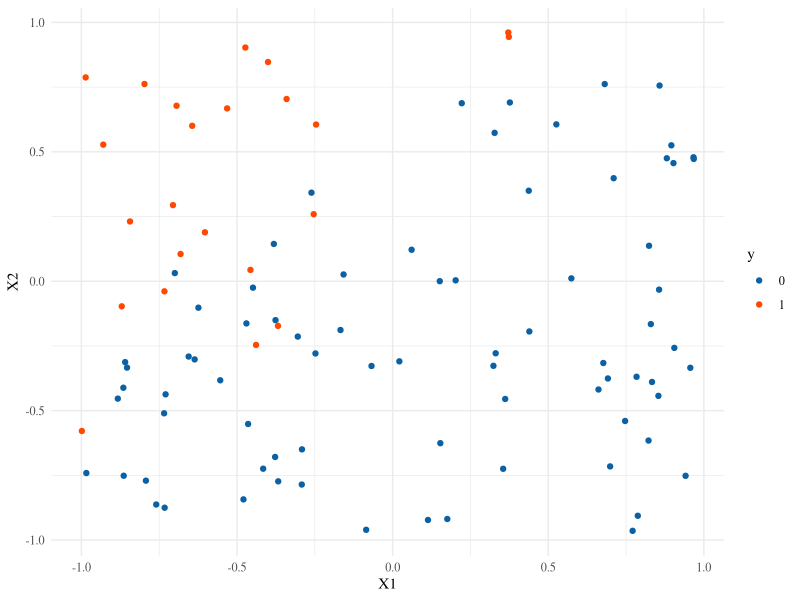
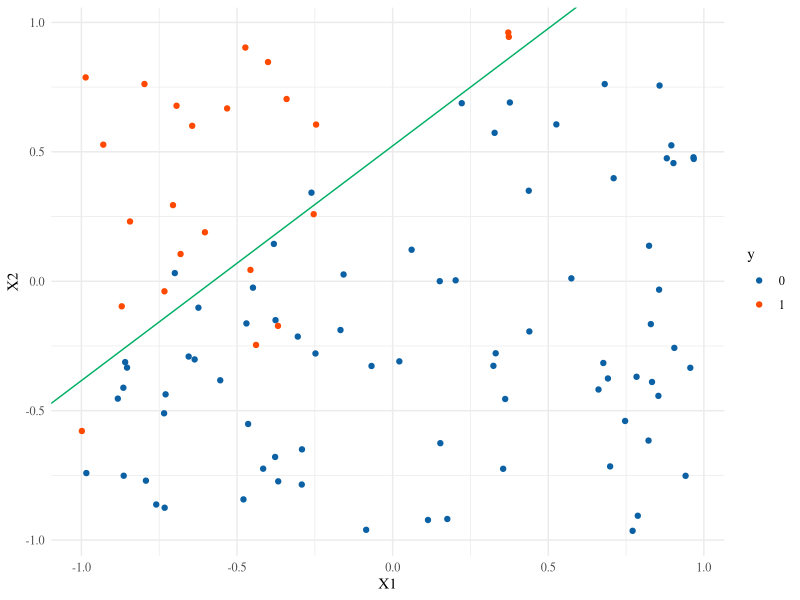
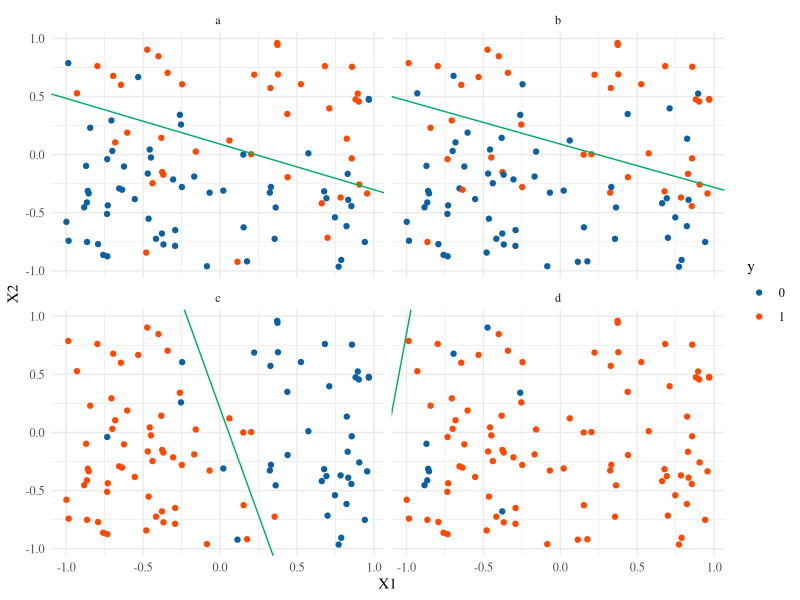
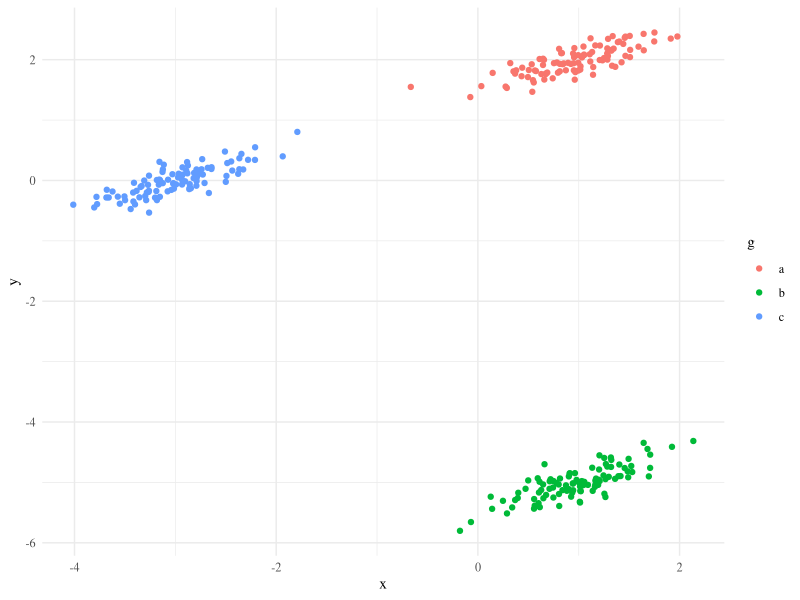
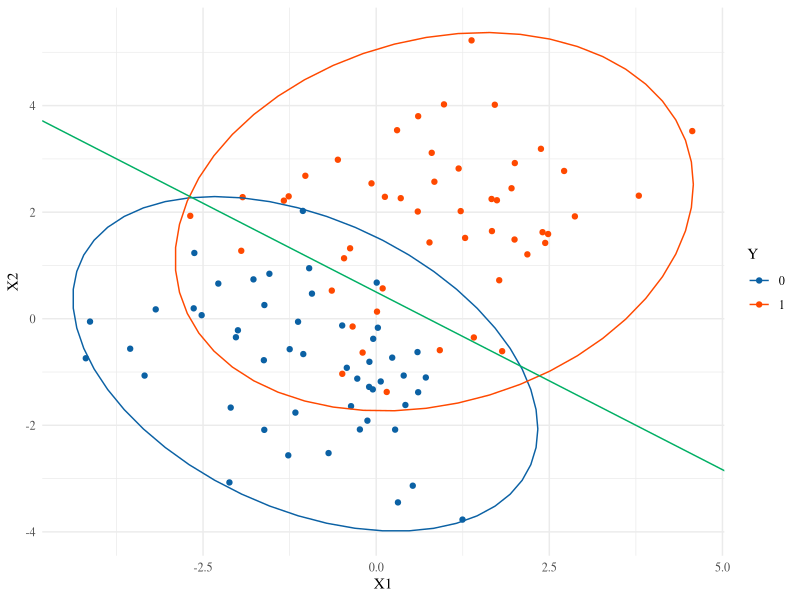
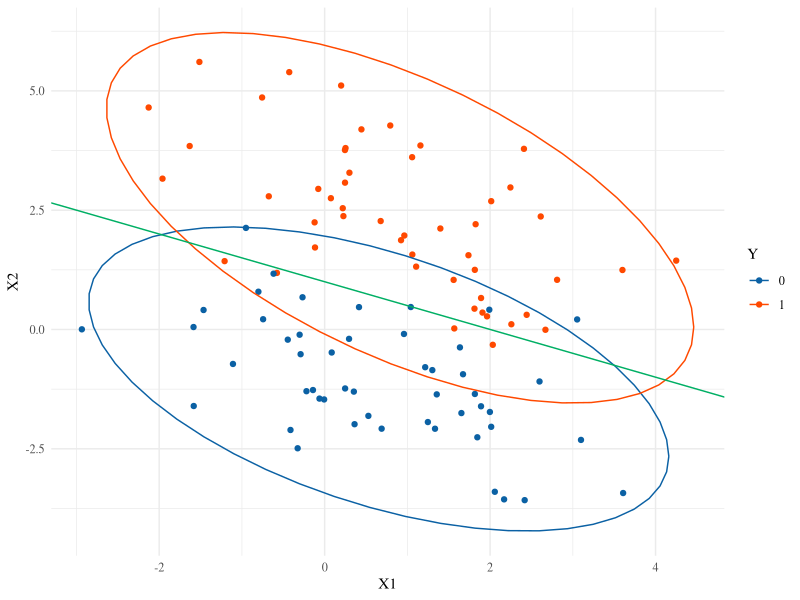
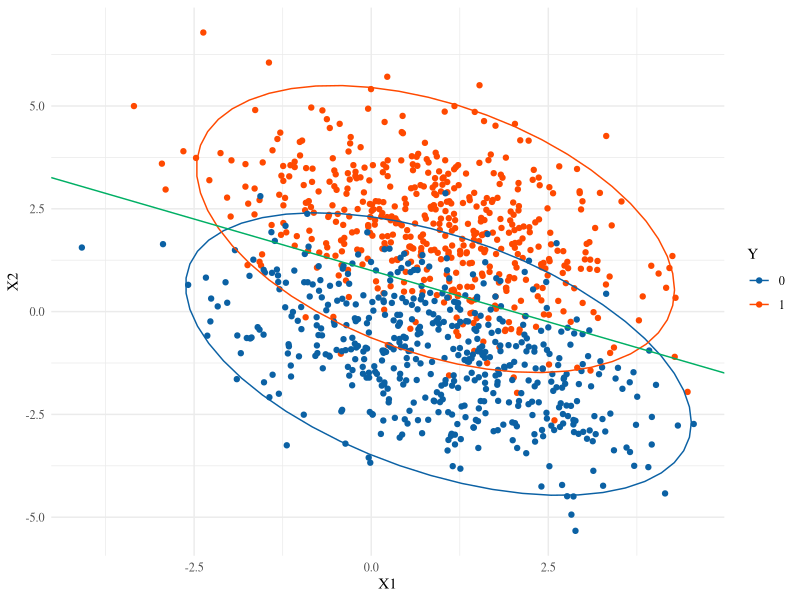
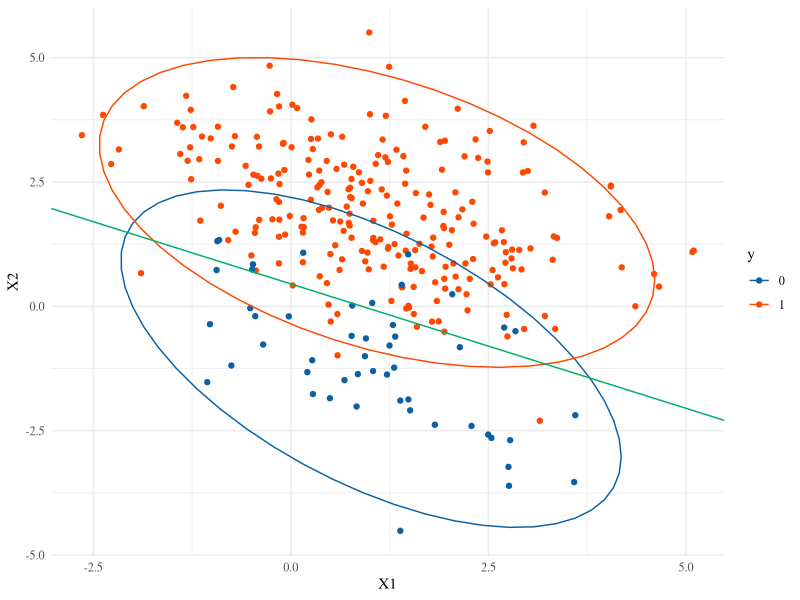

The R script that drew these images, in order:
## ---- chunk 1
knitr::opts_chunk$set(message=FALSE, warning=FALSE,
               fig.align='center',fig.width=10,
               fig.height=6, cache=TRUE, autodep = TRUE)
library(tidyverse)
theme_set(theme_minimal(base_family="Times"))
green = '#00AF64'
blue = '#0B61A4'
red = '#FF4900'
orange = '#FF9200'
colvec = c(green,blue,red,orange)
## ---- chunk 2
set.seed(2018-03-30)
logit <- function(z) log(z)-log(1-z)
ilogit <- function(z) exp(z)/(1+exp(z))

sim.logistic <- function(X, beta0, beta) {
  linear.parts = beta0 + X%*%beta 
  y = as.factor(rbinom(nrow(X), size=1, prob=ilogit(linear.parts)))
  data.frame(y,X)
}
X <- matrix(runif(100*2, min=-1,max=1),ncol=2)
df = sim.logistic(X, -2.5, c(-5,5))
## ---- chunk 3
g <- ggplot(df, aes(X1,X2,color=y)) + geom_point() +
  scale_color_manual(values=c(blue,red))
g
log.lm = glm(y~.,data=df, family='binomial')
summary(log.lm)
## ---- chunk 4
cc = coefficients(log.lm)
g + geom_abline(intercept = -cc[1]/cc[3], slope = -cc[2]/cc[3], color=green)
## ---- chunk 5
decision.boundary <- function(ddd){
  cc = coefficients(glm(y~X1+X2,data=ddd,family='binomial'))
  return(data.frame(intercept=-cc[1]/cc[3],slope=-cc[2]/cc[3]))
}
newdf = list()
for(i in 1:4) newdf[[i]] = sim.logistic(X, rnorm(1), rnorm(2,sd=3))
names(newdf) = letters[1:4]
newdf = data.table::rbindlist(newdf, idcol="index") %>% group_by(index)
dbs = newdf %>% do(decision.boundary(.))
ggplot(newdf, aes(X1,X2,color=y)) + geom_point() +
  scale_color_manual(values=c(blue,red)) + facet_wrap(~index) +
  geom_abline(mapping=aes(intercept=intercept, slope=slope),data=dbs,color=green)
dbs
## ---- chunk 6
Sigma = matrix(c(2,.7,.7,1),2)
xy = matrix(rnorm(300*2,sd=.2),ncol=2) %*% Sigma + rep(c(1,1,-3,2,-5,0),each=100)
normals = tibble(g = rep(letters[1:3],each=100), x=xy[,1], y=xy[,2])
ggplot(normals, aes(x=x,y=y,color=g)) + geom_point()
## ---- chunk 7
library(mvtnorm)
n = 100
pi1 = 0.5
n1 = floor(n*pi1); n0 = n-n1
mu1 = c(1,2); mu0 = c(-1,-1)
Sigma = 2*diag(2)
X1 = rmvnorm(n1, mu1, Sigma) 
X2 = rmvnorm(n0, mu0, Sigma)
X = rbind(X1,X2)
Y = factor(c(rep(1,n1),rep(0,n0)))
df = data.frame(Y,X)
## ---- chunk 8
g <- ggplot(df, aes(X1,X2,color=Y)) + geom_point() + scale_color_manual(values=c(blue,red))
Sinv = solve(Sigma)
slope.vec = t(mu1-mu0) %*% Sinv
intercept = 0.5*(t(mu0) %*% Sinv %*% mu0 - t(mu1) %*% Sinv %*% mu1)
g + stat_ellipse(type='norm') + # these are estimated, not the truth
  geom_abline(intercept = -intercept/slope.vec[2], 
              slope = -slope.vec[1]/slope.vec[2], color=green)
## ---- chunk 9
mu1 = c(1,2); mu0 = c(1,-1)
Sigma = 2*matrix(c(1,-.5,-.5,1),2)
X1 = rmvnorm(n1, mu1, Sigma) 
X2 = rmvnorm(n0, mu0, Sigma)
X = rbind(X1,X2)
Y = factor(c(rep(1,n1),rep(0,n0)))
df = data.frame(Y,X)
Sinv = solve(Sigma)
slope.vec = t(mu1-mu0) %*% Sinv
intercept = 0.5*(t(mu0) %*% Sinv %*% mu0 - t(mu1) %*% Sinv %*% mu1)
ggplot(df, aes(X1,X2,color=Y)) + geom_point() + scale_color_manual(values=c(blue,red)) +
  stat_ellipse(type='norm') + 
  geom_abline(intercept = -intercept/slope.vec[2], 
              slope = -slope.vec[1]/slope.vec[2], color=green)
## ---- chunk 10
n1=500; n0=500
X1 = rmvnorm(n1, mu1, Sigma) 
X2 = rmvnorm(n0, mu0, Sigma)
X = rbind(X1,X2)
Y = factor(c(rep(1,n1),rep(0,n0)))
df = data.frame(Y,X)
Sinv = solve(Sigma)
slope.vec = t(mu1-mu0) %*% Sinv
intercept = 0.5*(t(mu0) %*% Sinv %*% mu0 - t(mu1) %*% Sinv %*% mu1)
ggplot(df, aes(X1,X2,color=Y)) + geom_point() + scale_color_manual(values=c(blue,red)) +
  stat_ellipse(type='norm') + 
  geom_abline(intercept = -intercept/slope.vec[2], 
              slope = -slope.vec[1]/slope.vec[2], color=green)
## ---- chunk 11
n1=250; n0=50
X1 = rmvnorm(n1, mu1, Sigma) 
X2 = rmvnorm(n0, mu0, Sigma)
X = rbind(X1,X2)
y = factor(c(rep(1,n1),rep(0,n0)))
df = data.frame(y,X)
Sinv = solve(Sigma)
slope.vec = t(mu1-mu0) %*% Sinv
intercept = 0.5*(t(mu0) %*% Sinv %*% mu0 - t(mu1) %*% Sinv %*% mu1) + log(.75) - log(.25)
ggplot(df, aes(X1,X2,color=y)) + geom_point() + scale_color_manual(values=c(blue,red)) +
  stat_ellipse(type='norm') + 
  geom_abline(intercept = -intercept/slope.vec[2], 
              slope = -slope.vec[1]/slope.vec[2], color=green)
## ---- chunk 12
lda.disc <- function(fit,df){
  pi0 = fit$prior[1]
  pi1 = fit$prior[2]
  mu0 = fit$means[1,]
  mu1 = fit$means[2,]
  S = pi0*cov(filter(df,y==0)[,-1]) + pi1*cov(filter(df,y==1)[,-1])
  Sinv = solve(S)
  slope.vec = t(mu1-mu0) %*% Sinv
  intercept = 0.5*(t(mu0) %*% Sinv %*% mu0 - t(mu1) %*% Sinv %*% mu1) + log(.75) - log(.25)
  int = -intercept/slope.vec[2]
  sl = -slope.vec[1]/slope.vec[2]
  return(data.frame(intercept=int,slope=sl))
}
## ---- chunk 13
library(MASS)
lda.fit = lda(y~X1+X2, data=df) 
sl.int = lda.disc(lda.fit,df)
log.bd = decision.boundary(df)
truth = data.frame(intercept=-intercept/slope.vec[2], slope=-slope.vec[1]/slope.vec[2])
dfa = rbind(sl.int,log.bd,truth)
dfa$discriminant = c('lda','logistic','truth')
ggplot(df, aes(X1,X2,color=y)) + geom_point() + scale_color_brewer(palette = 'Set1')+
  stat_ellipse(type='norm') + 
  geom_abline(mapping=aes(intercept=intercept, slope=slope,color=discriminant),data=dfa)
## ---- chunk 14
# Generate data
n1=50; n0=50
Sigma1 = matrix(c(2,.8,.8,1),2)
Sigma0 = matrix(c(1,-.5,-.5,2),2)
X1 = rmvnorm(n1, mu1, Sigma1) 
X2 = rmvnorm(n0, mu0, Sigma0)
X = rbind(X1,X2)
y = factor(c(rep(1,n1),rep(0,n0)))
df = data.frame(y,X)
library(MASS)
qda.fit = qda(y~X1+X2, data=df)
lda.fit = lda(y~X1+X2, data=df)
## ---- chunk 15
pred.grid = expand.grid(X1=seq(min(df$X1),max(df$X1),len=100),
                        X2=seq(min(df$X2),max(df$X2),len=100))
pred.grid$qda = predict(qda.fit, newdata=pred.grid)$class
pred.grid$lda = predict(lda.fit, newdata=pred.grid)$class
pg = gather(pred.grid,key='key',value='predictions',-c(X1,X2))
ggplot(pg, aes(X1,X2)) + geom_raster(aes(fill=predictions)) +
  facet_wrap(~key) + scale_fill_brewer()+
  geom_point(data=df,mapping=aes(X1,X2,color=y)) +
  scale_color_brewer(palette = 'Set1')
